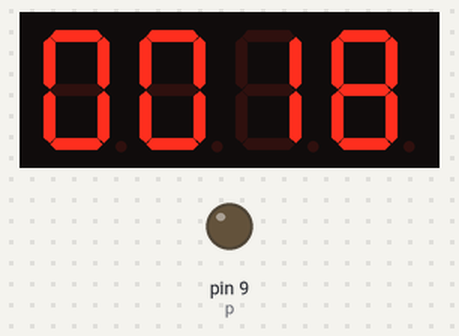
Recording of a sketch running on a simulated Arduino Uno, built with avr-gcc and run on an emulated ATmega328P. On the bench: 4-digit seven-segment display, output pins drawn as LEDs (lit = HIGH). Wiring (inferred from the names in the program): 4-digit 7-segment display, segments lit when HIGH: segments pin 2, pin 3, pin 4, pin 5, pin 6, pin 7, pin 8; digit selects pin 13, pin 12, pin 11, pin 10. The segment pins are drawn as the display they are named for; pins used as bus, display or sensor lines are not drawn.

Above: at 0.2 s.
At 0.9 s:
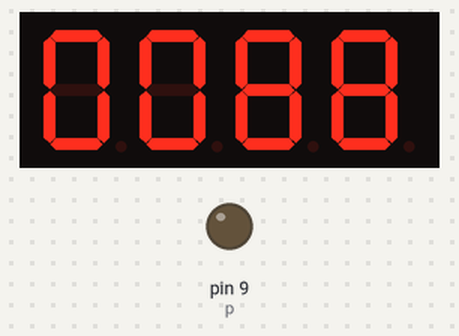
At 2.3 s:
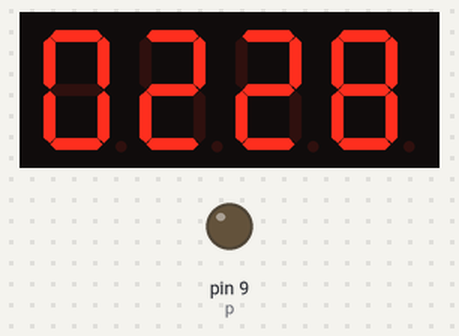
At 4.4 s:
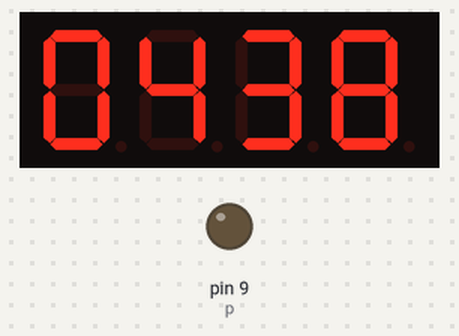
At 7.2 s:
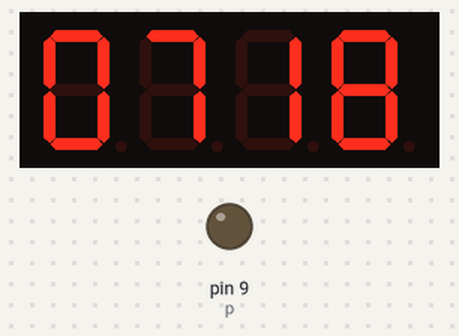
At 10.1 s:
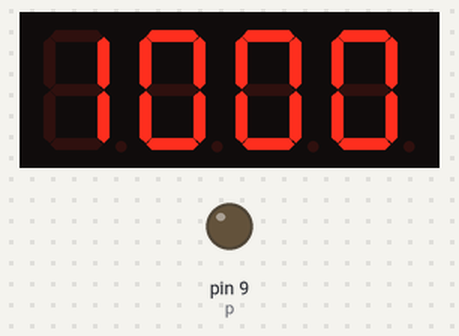

The sketch:

7segment-stopwatch.ino
```cpp
// This follows this tutorial (it has the diagram and stuff):  https://learn.sunfounder.com/lesson-17-stopwatch-4-digit-7-segment-display-2/

/***************************************
name:Stopwatch
function: you can see the number increases by one per second on the 4-digit 7-segment display.
***********************************/
//Email:support@sunfounder.com
//Website:www.sunfounder.com/**************************************/
#include <TimerOne.h>
//the pins of 4-digit 7-segment display attach to pin2-13 respectively
int a = 2;
int b = 3;
int c = 4;
int d = 5;
int e = 6;
int f = 7;
int g = 8;
int p = 9;int d4 = 10;
int d3 = 11;
int d2 = 12;
int d1 = 13;long n = 1;// n represents the value displayed on the LED display. For example, when n=0, 0000 is displayed. The maximum value is 9999.
int x = 100;
int del = 5;//Set del as 5; the value is the degree of fine tuning for the clock
int count = 0;//Set count=0. Here count is a count value that increases by 1 every 0.1 second, which means 1 second is counted when the value is 10void setup()
void setup() {
  //set all the pins of the LED display as output
  pinMode(d1, OUTPUT);
  pinMode(d2, OUTPUT);
  pinMode(d3, OUTPUT);
  pinMode(d4, OUTPUT);
  pinMode(a, OUTPUT);
  pinMode(b, OUTPUT);
  pinMode(c, OUTPUT);
  pinMode(d, OUTPUT);
  pinMode(e, OUTPUT);
  pinMode(f, OUTPUT);
  pinMode(g, OUTPUT);
  pinMode(p, OUTPUT);

  Timer1.initialize(1000); // set a timer of length 100000 microseconds (or 0.1 sec – or 10Hz => the led will blink 5 times, 5 cycles of on-and-off, per second)
  Timer1.attachInterrupt( add ); // attach the service routine here
}
/***************************************/
void loop()
{
  clearLEDs();//clear the 7-segment display screen
  pickDigit(0);//Light up 7-segment display d1
  pickNumber((n/1000));// get the value of thousand
  delay(del);//delay 5ms

  clearLEDs();//clear the 7-segment display screen
  pickDigit(1);//Light up 7-segment display d2
  pickNumber((n%1000)/100);// get the value of hundred
  delay(del);//delay 5ms

  clearLEDs();//clear the 7-segment display screen
  pickDigit(2);//Light up 7-segment display d3
  pickNumber(n%100/10);//get the value of ten
  delay(del);//delay 5ms

  clearLEDs();//clear the 7-segment display screen
  pickDigit(3);//Light up 7-segment display d4
  pickNumber(n%10);//Get the value of single digit
  delay(del);//delay 5ms
}
/**************************************/
void pickDigit(int x) //light up a 7-segment display
{
  //The 7-segment LED display is a common-cathode one. So also use digitalWrite to  set d1 as high and the LED will go out
  digitalWrite(d1, HIGH);
  digitalWrite(d2, HIGH);
  digitalWrite(d3, HIGH);
  digitalWrite(d4, HIGH);

  switch(x)
  {
    case 0:
    digitalWrite(d1, LOW);//Light d1 up
    break;
    case 1:
    digitalWrite(d2, LOW); //Light d2 up
    break;
    case 2:
    digitalWrite(d3, LOW); //Light d3 up
    break;
    default:
    digitalWrite(d4, LOW); //Light d4 up
    break;
  }
}
//The function is to control the 7-segment LED display to display numbers. Here x is the number to be displayed. It is an integer from 0 to 9
void pickNumber(int x)
{
  switch(x)
  {
    default:
    zero();
    break;
    case 1:
    one();
    break;
    case 2:
    two();
    break;
    case 3:
    three();
    break;
    case 4:
    four();
    break;
    case 5:
    five();
    break;
    case 6:
    six();
    break;
    case 7:
    seven();
    break;
    case 8:
    eight();
    break;
    case 9:
    nine();
    break;
  }
}
void clearLEDs() //clear the 7-segment display screen
{
  digitalWrite(a, LOW);
  digitalWrite(b, LOW);
  digitalWrite(c, LOW);
  digitalWrite(d, LOW);
  digitalWrite(e, LOW);
  digitalWrite(f, LOW);
  digitalWrite(g, LOW);
  digitalWrite(p, LOW);
}

void zero() //the 7-segment led display 0
{
  digitalWrite(a, HIGH);
  digitalWrite(b, HIGH);
  digitalWrite(c, HIGH);
  digitalWrite(d, HIGH);
  digitalWrite(e, HIGH);
  digitalWrite(f, HIGH);
  digitalWrite(g, LOW);
}

void one() //the 7-segment led display 1
{
  digitalWrite(a, LOW);
  digitalWrite(b, HIGH);
  digitalWrite(c, HIGH);
  digitalWrite(d, LOW);
  digitalWrite(e, LOW);
  digitalWrite(f, LOW);
  digitalWrite(g, LOW);
}

void two() //the 7-segment led display 2
{
  digitalWrite(a, HIGH);
  digitalWrite(b, HIGH);
  digitalWrite(c, LOW);
  digitalWrite(d, HIGH);
  digitalWrite(e, HIGH);
  digitalWrite(f, LOW);
  digitalWrite(g, HIGH);
}void three() //the 7-segment led display 3
{
  digitalWrite(a, HIGH);
  digitalWrite(b, HIGH);
  digitalWrite(c, HIGH);
  digitalWrite(d, HIGH);
  digitalWrite(e, LOW);
  digitalWrite(f, LOW);
  digitalWrite(g, HIGH);
}

void four() //the 7-segment led display 4
{
  digitalWrite(a, LOW);
  digitalWrite(b, HIGH);
  digitalWrite(c, HIGH);
  digitalWrite(d, LOW);
  digitalWrite(e, LOW);
  digitalWrite(f, HIGH);
  digitalWrite(g, HIGH);
}

void five() //the 7-segment led display 5
{
  digitalWrite(a, HIGH);
  digitalWrite(b, LOW);
  digitalWrite(c, HIGH);
  digitalWrite(d, HIGH);
  digitalWrite(e, LOW);
  digitalWrite(f, HIGH);
  digitalWrite(g, HIGH);
}

void six() //the 7-segment led display 6
{
  digitalWrite(a, HIGH);
  digitalWrite(b, LOW);
  digitalWrite(c, HIGH);
  digitalWrite(d, HIGH);
  digitalWrite(e, HIGH);
  digitalWrite(f, HIGH);
  digitalWrite(g, HIGH);
}

void seven() //the 7-segment led display 7
{
  digitalWrite(a, HIGH);
  digitalWrite(b, HIGH);
  digitalWrite(c, HIGH);
  digitalWrite(d, LOW);
  digitalWrite(e, LOW);
  digitalWrite(f, LOW);
  digitalWrite(g, LOW);
}

void eight() //the 7-segment led display 8
{
  digitalWrite(a, HIGH);
  digitalWrite(b, HIGH);
  digitalWrite(c, HIGH);
  digitalWrite(d, HIGH);
  digitalWrite(e, HIGH);
  digitalWrite(f, HIGH);
  digitalWrite(g, HIGH);
}

void nine() //the 7-segment led display 9
{
  digitalWrite(a, HIGH);
  digitalWrite(b, HIGH);
  digitalWrite(c, HIGH);
  digitalWrite(d, HIGH);
  digitalWrite(e, LOW);
  digitalWrite(f, HIGH);
  digitalWrite(g, HIGH);
}
/*******************************************/
// void add()
// {
//   // Toggle LED
//   count ++;
//   if(count == 10)
//   {
//     count = 0;
//     n++;
//     if(n == 10000)
//     {
//       n = 0;
//     }
//   }
// }
void add()
{
  // Toggle LED
  count ++;
  if(count == 10)
  {
    count = 0;
    if (n < 1000) { // Add this condition to stop at 1000
      n++;
    }
  }
}
```
